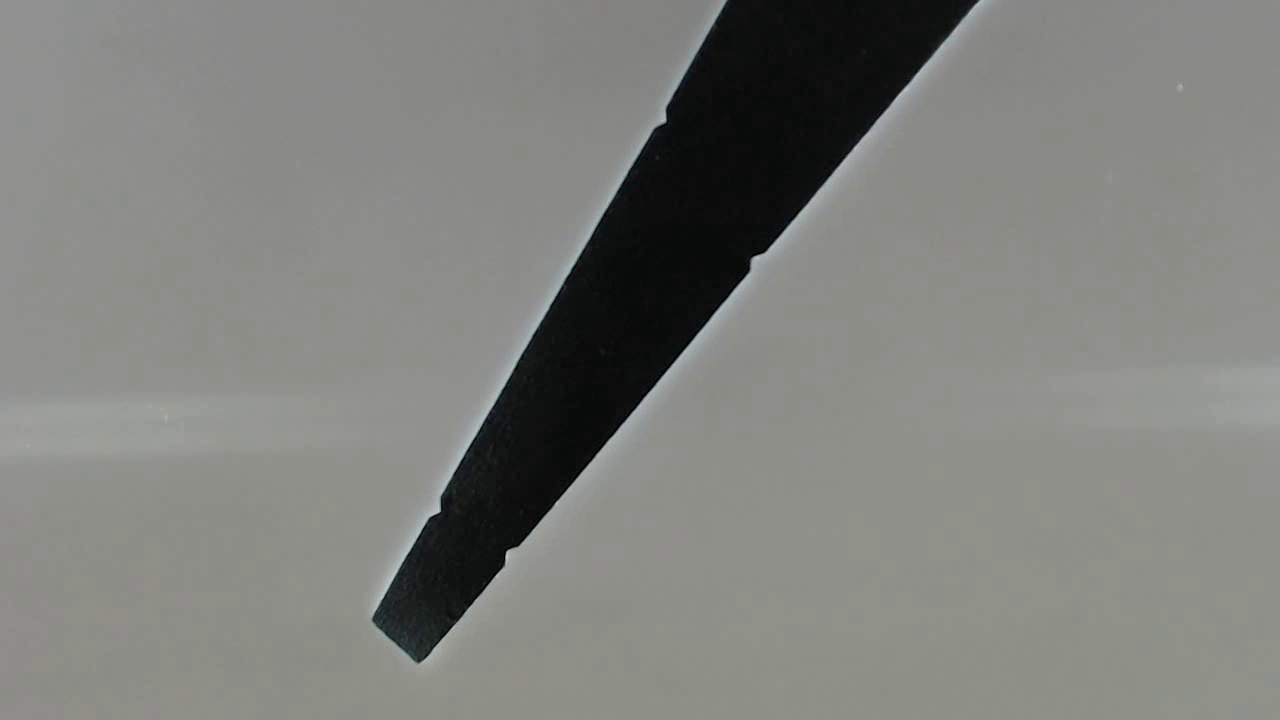
#> input picture 1.KADEME-3P1V3K3395-P1811778-03.wmv-_frame1.jpg, 1280 x 720 px
$ python deneme1.py
#> lines starting #> are read from the running program, lines starting #| are printed output that depends on the picture; after the words box and inside, x2 and y2 are one past the last pixel; in counts of white or black regions, pixels touching at a corner belong together
import cv2
import numpy as np
# Resmi yükle
image = cv2.imread('1.KADEME-3P1V3K3395-P1811778-03.wmv-_frame1.jpg')
#> image is the input picture: shape (720, 1280, 3); mean B, G, R 123.7, 128.4, 127.2
gray = cv2.cvtColor(image, cv2.COLOR_BGR2GRAY)
edges = cv2.Canny(gray, 100, 200)
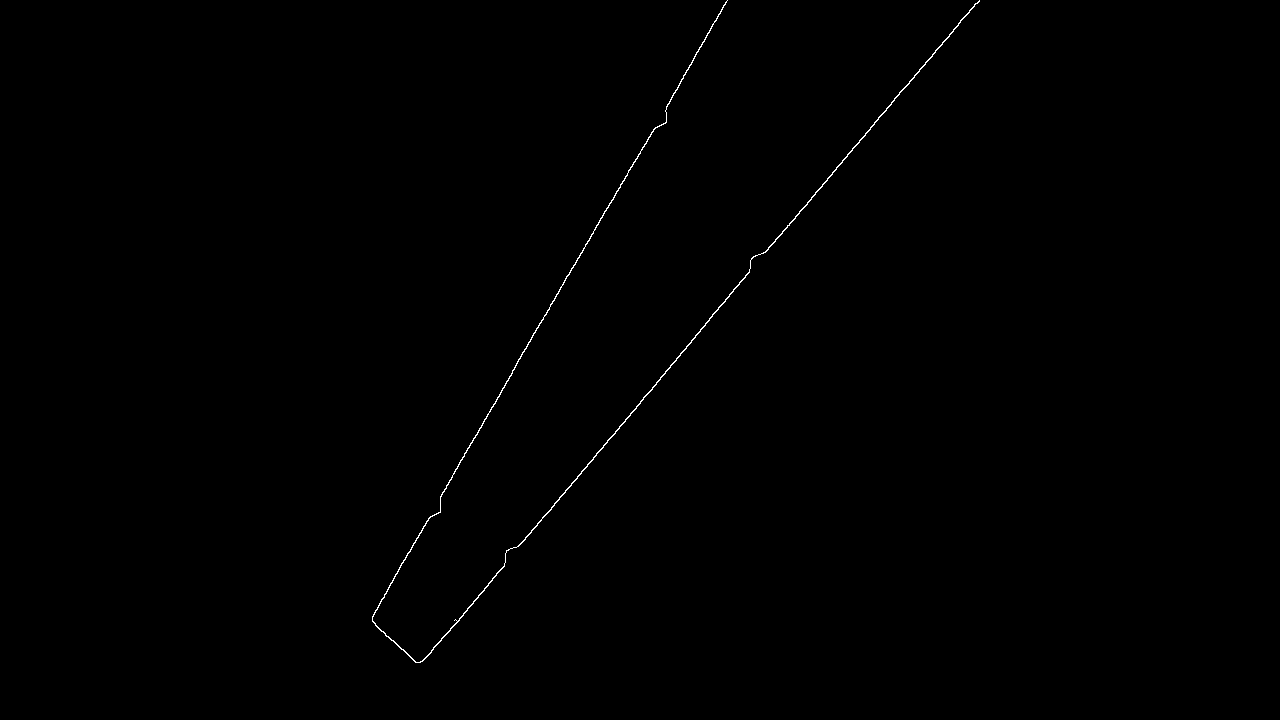
#> edges: shape (720, 1280); 0.25% white in thin lines or dots, all inside (x1, y1, x2, y2) = (372, 0, 980, 663)
contours, _ = cv2.findContours(edges, cv2.RETR_TREE, cv2.CHAIN_APPROX_SIMPLE)
#> contours = 1 contour; box (x1, y1, x2, y2) and area: (372, 0, 980, 663) 906

# Açı hesaplama fonksiyonu
def calculate_angle(pt1, pt2, pt3):
    a = np.linalg.norm(pt2 - pt3)
    b = np.linalg.norm(pt1 - pt3)
    c = np.linalg.norm(pt1 - pt2)
    angle = np.arccos((b**2 + c**2 - a**2) / (2 * b * c))
    return np.degrees(angle)

# Konturlar için döngü
for cnt in contours:
    # Her kontur için approx hesapla
    approx = cv2.approxPolyDP(cnt, 0.001*cv2.arcLength(cnt, True), True)
    y=0
    # approx noktalarında döngü
    print(f"len(approx) : {len(approx)}")
    for i in range(len(approx)):
        # Üç ardışık noktayı al
        p1 = approx[i % len(approx)][0]
        p2 = approx[(i + 1) % len(approx)][0]
        p3 = approx[(i + 2) % len(approx)][0]

        # Açıyı hesapla
        angle = calculate_angle(p1, p2, p3)
        print(angle)
        # Açı eğer bir üçgen köşesi ise

        if 20 < angle < 160:  # Üçgen köşe açıları için uygun aralık
            print("üçgennnnnnnnnnn")
            y+=1
            # Noktaları çiz
            cv2.circle(image, tuple(p1), 3, (0, 255, 0), -1)
            cv2.circle(image, tuple(p2), 3, (0, 255, 0), -1)
            cv2.circle(image, tuple(p3), 3, (0, 255, 0), -1)
            # Üçgen köşe noktalarını birleştir
            cv2.line(image, tuple(p1), tuple(p2), (255, 0, 0), 1)
            cv2.line(image, tuple(p2), tuple(p3), (255, 0, 0), 1)
            cv2.line(image, tuple(p3), tuple(p1), (255, 0, 0), 1)
    print(y)
#> this loop made 1 pass
#> (printed output is left out)
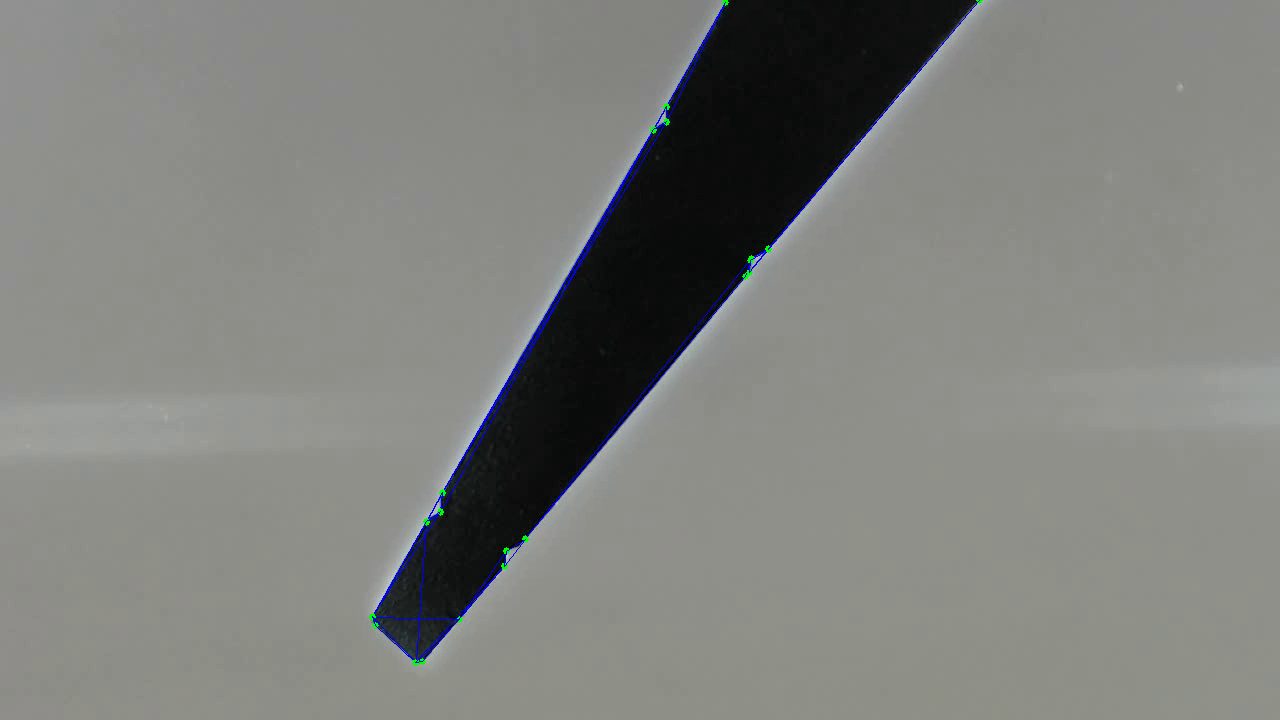
#> image: shape (720, 1280, 3); 0.43% of pixels changed, all inside (x1, y1, x2, y2) = (369, 0, 983, 666)
# Görselleştir
cv2.imshow('Detected Triangles', image)
cv2.waitKey(0)
cv2.destroyAllWindows()

$ run again, with 1.KADEME_3P1V3V8373-P1811817-03_frame_0188 (1).jpg copied over 1.KADEME-3P1V3K3395-P1811778-03.wmv-_frame1.jpg
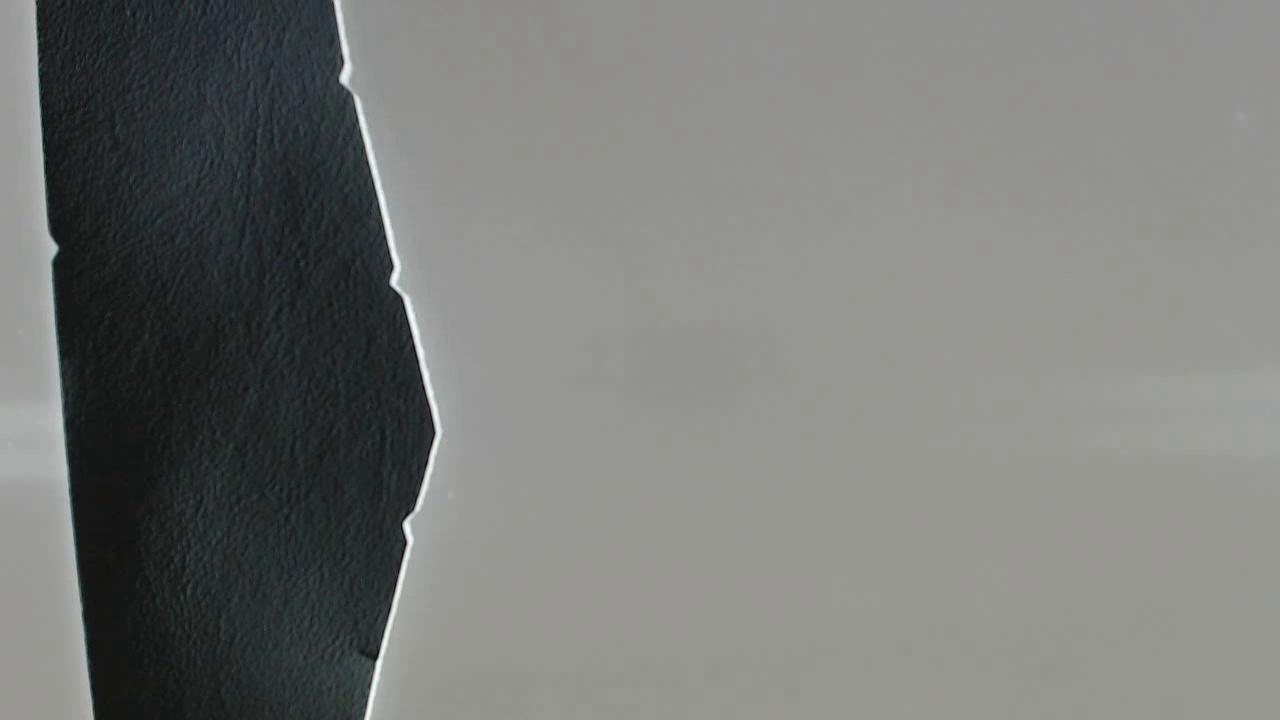
#> input picture 1.KADEME_3P1V3V8373-P1811817-03_frame_0188 (1).jpg, 1280 x 720 px
#> image is the input picture: shape (720, 1280, 3); mean B, G, R 119.3, 122.4, 120.5
#> `edges = cv2.Canny(gray, 100, 200)`:
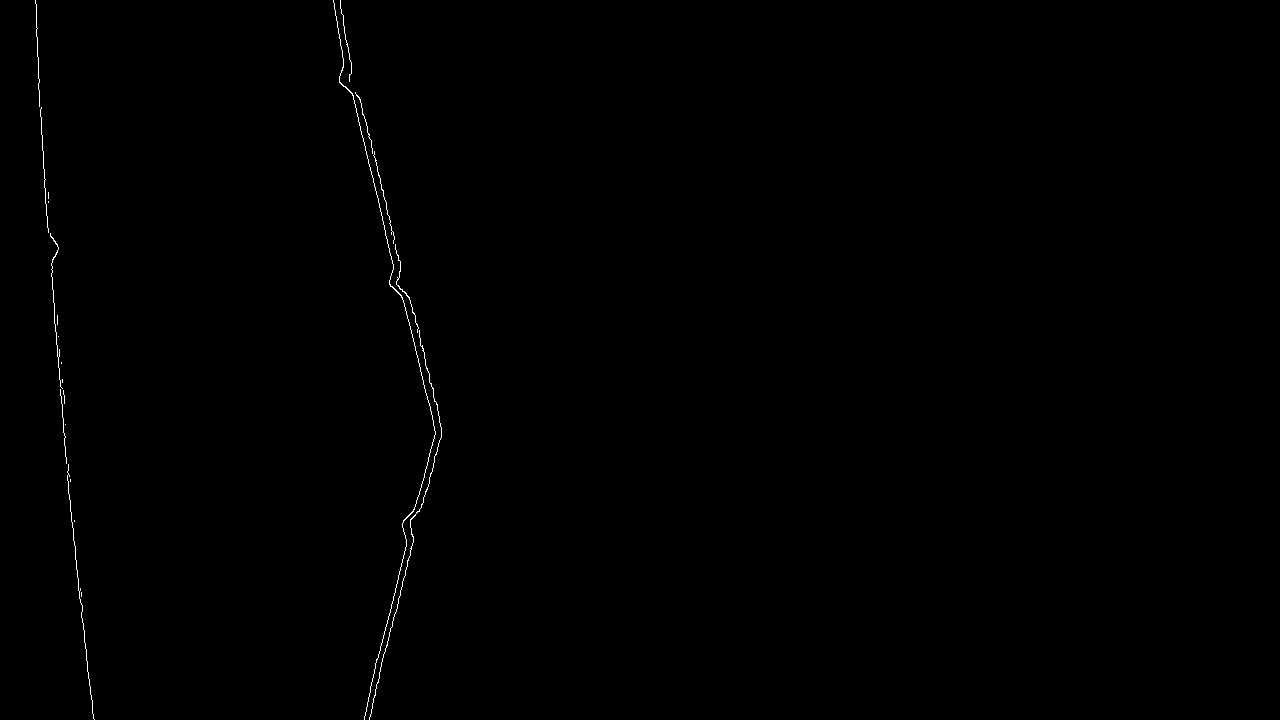
#> edges: shape (720, 1280); 0.25% white in thin lines or dots, all inside (x1, y1, x2, y2) = (35, 0, 442, 720)
#> contours = 22 contours, 20 with area under 20; largest, box (x1, y1, x2, y2) and area: (333, 0, 436, 720) 39, (369, 330, 442, 720) 26
#> the loop `for cnt in contours:` made 22 passes
#> approx on passes 1, 2, 3, 5, 8, 9, 10: [[81, 592], [81, 596]], [[74, 520], [74, 521]], [[70, 479], [70, 481]], [[65, 424]], [[62, 379], [62, 382]], [[61, 362], [61, 363]], [[58, 336]]
#> (printed output is left out)
#> after the loop `for cnt in contours:`:
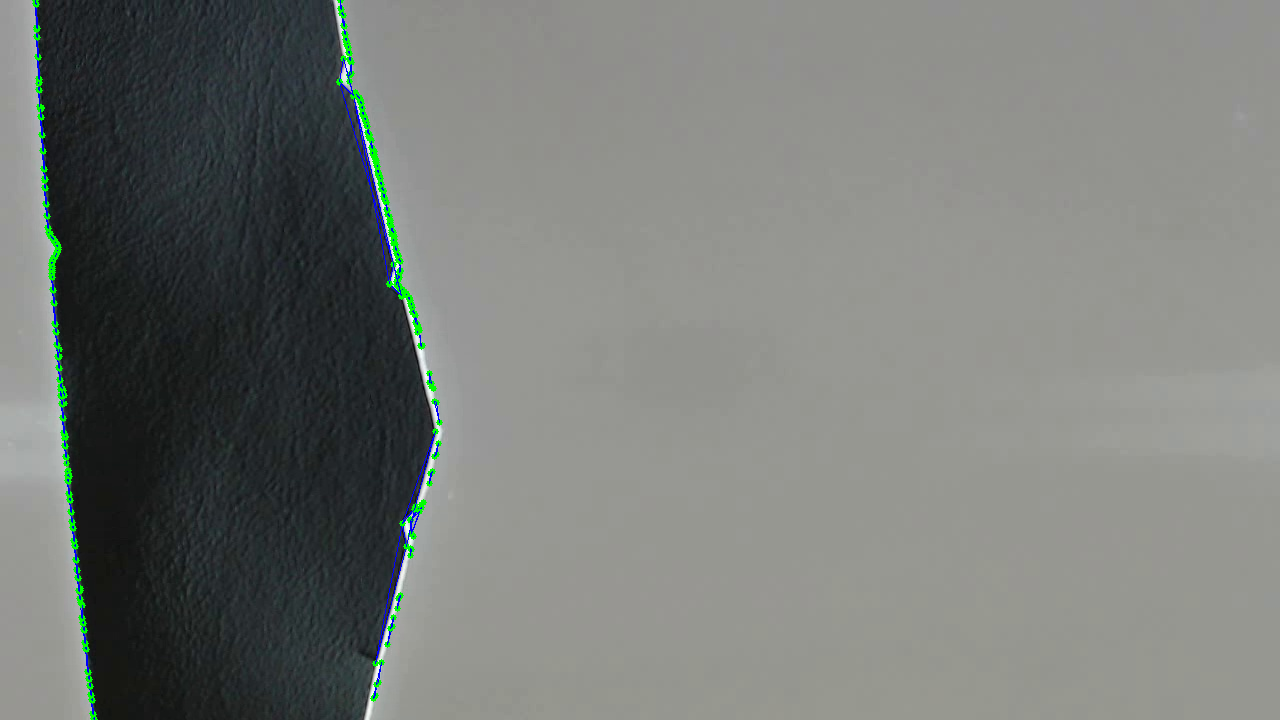
#> image: shape (720, 1280, 3); 0.84% of pixels changed, all inside (x1, y1, x2, y2) = (32, 0, 443, 720)
